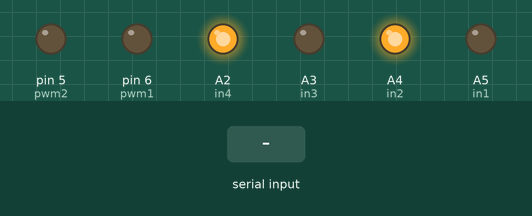
A sketch run on a simulated Arduino Uno, built with avr-gcc and run on an emulated ATmega328P. Shown: output pins drawn as LEDs (lit = HIGH). The inputs (shaded band) are chosen by the test bench.

Above: at 1.2 s.
1.3 s: "straight" received over the second serial link
At 2.2 s:
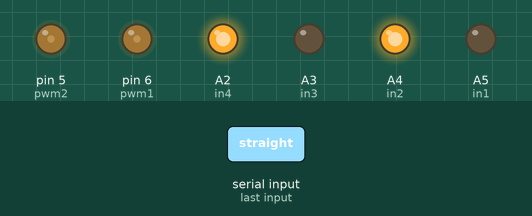
2.8 s: "right" received over the second serial link
At 3.5 s:
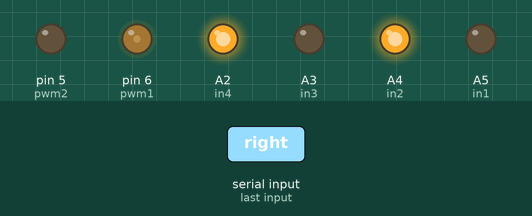
4.3 s: "left" received over the second serial link
At 4.7 s:
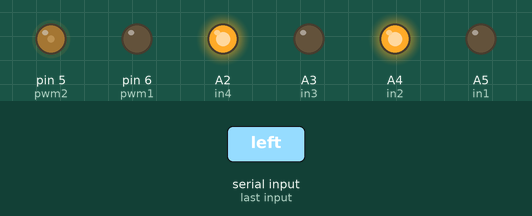
Timing chart, 0 to 7.3 s (numbered marks = the images above; inputs shaded):
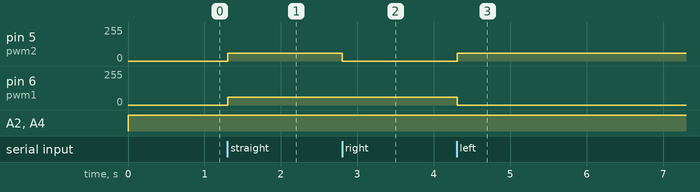

The sketch:

CL_line.ino
```cpp
#include "SoftwareSerial.h"
SoftwareSerial serial_connection(10, 11);//Create a serial connection with TX and RX on these pins
#define BUFFER_SIZE 64//This will prevent buffer overruns.
char inData[BUFFER_SIZE];//This is a character buffer where the data sent by the python script will go.
char inChar=-1;//Initialie the first character as nothing
int count=0;//This is the number of lines sent in from the python script
int i=0;//Arduinos are not the most capable chips in the world so I just create the looping variable once
int pwm1  = 6;
int pwm2 = 5 ;

int in1 = A5 ;
int in2 = A4 ;
int in3 = A3;
int in4 = A2 ;

int outSignalLeft = 0 ;
int outSignalRight= 0;
int baseSpeed = 60;

void setup()
{
  pinMode(pwm1, OUTPUT);
  pinMode(pwm2, OUTPUT);
  pinMode(in1, OUTPUT);
  pinMode(in2, OUTPUT);
  pinMode(in3, OUTPUT);
  pinMode(in4, OUTPUT);

  Serial.begin(9600);//Initialize communications to the serial monitor in the Arduino IDE
  serial_connection.begin(9600);//Initialize communications with the bluetooth module
  //serial_connection.println("Ready!!!");//Send something to just start comms. This will never be seen.
  //Serial.println("Started");//Tell the serial monitor that the sketch has started.

}
void loop()
{
  digitalWrite(in1,LOW);
  digitalWrite(in2,HIGH);
  digitalWrite(in3,LOW);
  digitalWrite(in4,HIGH);
  String command ="";
  //int intensity = 0 ;
  //This will prevent bufferoverrun errors
  byte byte_count=serial_connection.available();//This gets the number of bytes that were sent by the python script
  if(byte_count)//If there are any bytes then deal with them
  {
    //Serial.println("Incoming Data");//Signal to the monitor that something is happening
    int first_bytes=byte_count;//initialize the number of bytes that we might handle.
    int remaining_bytes=0;//Initialize the bytes that we may have to burn off to prevent a buffer overrun
    if(first_bytes>=BUFFER_SIZE-1)//If the incoming byte count is more than our buffer...
    {
      remaining_bytes=byte_count-(BUFFER_SIZE-1);//Reduce the bytes that we plan on handleing to below the buffer size
    }
    for(i=0;i<first_bytes;i++)//Handle the number of incoming bytes
    {
      inChar=serial_connection.read();//Read one byte
      inData[i]=inChar;//Put it into a character string(array)
    }
    inData[i]='\0';//This ends the character array with a null character. This signals the end of a string
    //Serial.println(String(inData));
    command = getValue(String(inData),'&',0);
    //intensity = getValue(String(inData),'&',1).toInt();
    //Serial.println(intensity);


    for(i=0;i<remaining_bytes;i++)//This burns off any remaining bytes that the buffer can't handle.
    {
      inChar=serial_connection.read();
    }

   //Serial.println(command);//Print to the monitor what was detected
   // Serial.println(intensity);//Print to the monitor what was detected
    // if no command is detected make the current input decay linearly
    if(command == "straight")
    {
     outSignalLeft=baseSpeed;
     outSignalRight=baseSpeed;
    }
    else if(command  == "right")
    {

     outSignalLeft=0;
     outSignalRight=baseSpeed;
    }
    else if(command  == "left")
    {
      outSignalLeft=baseSpeed;
      outSignalRight=0;
    }

      }

  analogWrite(5, outSignalLeft);
  analogWrite(6, outSignalRight);
  //Serial.println(outSignal);
  delay(50);//Pause for a moment
}

String getValue(String data, char separator, int index)
{
  int found = 0;
  int strIndex[] = {0, -1};
  int maxIndex = data.length()-1;

  for(int i=0; i<=maxIndex && found<=index; i++){
    if(data.charAt(i)==separator || i==maxIndex){
        found++;
        strIndex[0] = strIndex[1]+1;
        strIndex[1] = (i == maxIndex) ? i+1 : i;
    }
  }

  return found>index ? data.substring(strIndex[0], strIndex[1]) : "";
}
```

Measured:
- after the input at 1.3 s, pin 5 (pwm2), pin 6 (pwm1): 0/255 → 60/255 at once
- after the input at 2.8 s, pin 5 (pwm2): 60/255 → 0/255 at once
- after the input at 4.3 s, pin 5 (pwm2): 0/255 → 60/255 at once; pin 6 (pwm1): 60/255 → 0/255 at once
